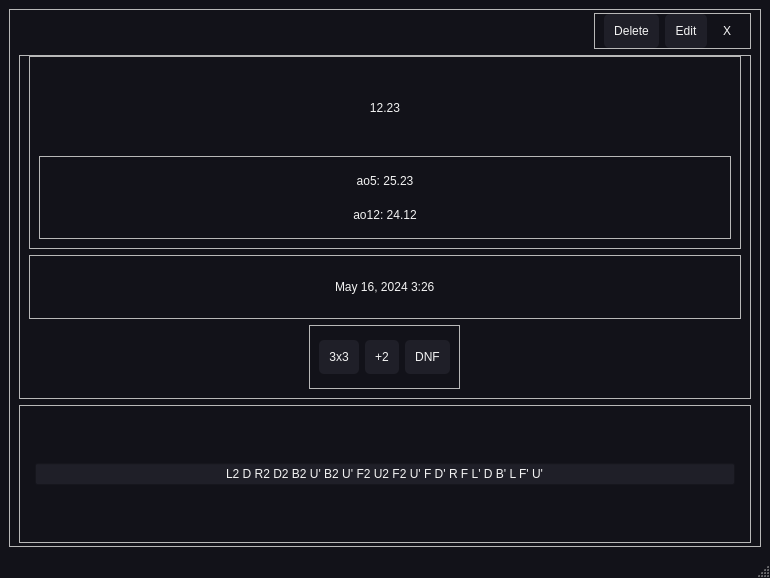
<?xml version="1.0" encoding="UTF-8"?>
<ui version="4.0">
 <class>MainWindow</class>
 <widget class="QMainWindow" name="MainWindow">
  <property name="geometry">
   <rect>
    <x>0</x>
    <y>0</y>
    <width>770</width>
    <height>578</height>
   </rect>
  </property>
  <property name="windowTitle">
   <string>MainWindow</string>
  </property>
  <property name="styleSheet">
   <string notr="true">QMainWindow {
	background-color: rgb(18, 18, 25);
}</string>
  </property>
  <widget class="QWidget" name="centralwidget">
   <layout class="QGridLayout" name="gridLayout">
    <item row="0" column="0">
     <widget class="QFrame" name="mainFrame">
      <property name="styleSheet">
       <string notr="true"/>
      </property>
      <property name="frameShape">
       <enum>QFrame::StyledPanel</enum>
      </property>
      <property name="frameShadow">
       <enum>QFrame::Raised</enum>
      </property>
      <layout class="QVBoxLayout" name="verticalLayout" stretch="1,10,4">
       <property name="topMargin">
        <number>3</number>
       </property>
       <property name="bottomMargin">
        <number>3</number>
       </property>
       <item alignment="Qt::AlignRight">
        <widget class="QFrame" name="frame">
         <property name="styleSheet">
          <string notr="true">QPushButton {
    background-color: rgb(31, 31, 40);
    color: rgb(243, 243, 243);
    border: none;
    border-radius: 5px;
    padding: 10px;
	font: 10pt &quot;Gill Sans MT&quot;;
}
QPushButton:hover {
	background-color: rgb(61, 61, 70);
}</string>
         </property>
         <property name="frameShape">
          <enum>QFrame::StyledPanel</enum>
         </property>
         <property name="frameShadow">
          <enum>QFrame::Raised</enum>
         </property>
         <layout class="QHBoxLayout" name="horizontalLayout">
          <property name="topMargin">
           <number>0</number>
          </property>
          <property name="bottomMargin">
           <number>0</number>
          </property>
          <item>
           <widget class="QPushButton" name="pushButton_3">
            <property name="cursor">
             <cursorShape>PointingHandCursor</cursorShape>
            </property>
            <property name="text">
             <string>Delete</string>
            </property>
           </widget>
          </item>
          <item>
           <widget class="QPushButton" name="pushButton_2">
            <property name="cursor">
             <cursorShape>PointingHandCursor</cursorShape>
            </property>
            <property name="text">
             <string>Edit</string>
            </property>
           </widget>
          </item>
          <item>
           <widget class="QPushButton" name="pushButton">
            <property name="cursor">
             <cursorShape>PointingHandCursor</cursorShape>
            </property>
            <property name="styleSheet">
             <string notr="true">QPushButton {
	background-color : rgb(18, 18, 25)
}
QPushButton:hover {
	background-color: rgb(61, 61, 70);
}</string>
            </property>
            <property name="text">
             <string>X</string>
            </property>
           </widget>
          </item>
         </layout>
        </widget>
       </item>
       <item>
        <widget class="QFrame" name="frame_2">
         <property name="styleSheet">
          <string notr="true">QLabel {
	color: rgb(243, 243, 243);
	font: 11pt &quot;Gill Sans MT&quot;;
}</string>
         </property>
         <property name="frameShape">
          <enum>QFrame::StyledPanel</enum>
         </property>
         <property name="frameShadow">
          <enum>QFrame::Raised</enum>
         </property>
         <layout class="QVBoxLayout" name="verticalLayout_2" stretch="3,1,1">
          <property name="topMargin">
           <number>0</number>
          </property>
          <item>
           <widget class="QFrame" name="frame_4">
            <property name="styleSheet">
             <string notr="true"/>
            </property>
            <property name="frameShape">
             <enum>QFrame::StyledPanel</enum>
            </property>
            <property name="frameShadow">
             <enum>QFrame::Raised</enum>
            </property>
            <layout class="QVBoxLayout" name="verticalLayout_4">
             <item>
              <widget class="QLabel" name="label">
               <property name="styleSheet">
                <string notr="true">font: 65pt &quot;Gill Sans MT&quot;;</string>
               </property>
               <property name="text">
                <string>12.23</string>
               </property>
               <property name="alignment">
                <set>Qt::AlignCenter</set>
               </property>
              </widget>
             </item>
             <item>
              <widget class="QFrame" name="frame_7">
               <property name="frameShape">
                <enum>QFrame::StyledPanel</enum>
               </property>
               <property name="frameShadow">
                <enum>QFrame::Raised</enum>
               </property>
               <layout class="QVBoxLayout" name="verticalLayout_3">
                <item>
                 <widget class="QLabel" name="label_3">
                  <property name="styleSheet">
                   <string notr="true">font: 14pt &quot;Gill Sans MT&quot;;</string>
                  </property>
                  <property name="text">
                   <string>ao5: 25.23</string>
                  </property>
                  <property name="alignment">
                   <set>Qt::AlignCenter</set>
                  </property>
                 </widget>
                </item>
                <item>
                 <widget class="QLabel" name="label_4">
                  <property name="styleSheet">
                   <string notr="true">font: 14pt &quot;Gill Sans MT&quot;;</string>
                  </property>
                  <property name="text">
                   <string>ao12: 24.12</string>
                  </property>
                  <property name="alignment">
                   <set>Qt::AlignCenter</set>
                  </property>
                 </widget>
                </item>
               </layout>
              </widget>
             </item>
            </layout>
           </widget>
          </item>
          <item>
           <widget class="QFrame" name="frame_5">
            <property name="frameShape">
             <enum>QFrame::StyledPanel</enum>
            </property>
            <property name="frameShadow">
             <enum>QFrame::Raised</enum>
            </property>
            <layout class="QHBoxLayout" name="horizontalLayout_3">
             <item alignment="Qt::AlignHCenter|Qt::AlignVCenter">
              <widget class="QLabel" name="label_2">
               <property name="text">
                <string>May 16, 2024 3:26</string>
               </property>
              </widget>
             </item>
            </layout>
           </widget>
          </item>
          <item alignment="Qt::AlignHCenter">
           <widget class="QFrame" name="frame_6">
            <property name="styleSheet">
             <string notr="true">QPushButton {
    background-color: rgb(31, 31, 40);
    color: rgb(243, 243, 243);
    border: none;
    border-radius: 5px;
    padding: 10px;
	font: 10pt &quot;Gill Sans MT&quot;;
}
QPushButton:hover {
	background-color: rgb(61, 61, 70);
}</string>
            </property>
            <property name="frameShape">
             <enum>QFrame::StyledPanel</enum>
            </property>
            <property name="frameShadow">
             <enum>QFrame::Raised</enum>
            </property>
            <layout class="QHBoxLayout" name="horizontalLayout_4">
             <item>
              <widget class="QPushButton" name="pushButton_6">
               <property name="sizePolicy">
                <sizepolicy hsizetype="Minimum" vsizetype="Fixed">
                 <horstretch>0</horstretch>
                 <verstretch>0</verstretch>
                </sizepolicy>
               </property>
               <property name="minimumSize">
                <size>
                 <width>30</width>
                 <height>0</height>
                </size>
               </property>
               <property name="maximumSize">
                <size>
                 <width>65</width>
                 <height>16777215</height>
                </size>
               </property>
               <property name="cursor">
                <cursorShape>PointingHandCursor</cursorShape>
               </property>
               <property name="text">
                <string>3x3</string>
               </property>
              </widget>
             </item>
             <item>
              <widget class="QPushButton" name="pushButton_5">
               <property name="maximumSize">
                <size>
                 <width>65</width>
                 <height>16777215</height>
                </size>
               </property>
               <property name="cursor">
                <cursorShape>PointingHandCursor</cursorShape>
               </property>
               <property name="text">
                <string>+2</string>
               </property>
              </widget>
             </item>
             <item>
              <widget class="QPushButton" name="pushButton_4">
               <property name="maximumSize">
                <size>
                 <width>65</width>
                 <height>16777215</height>
                </size>
               </property>
               <property name="cursor">
                <cursorShape>PointingHandCursor</cursorShape>
               </property>
               <property name="text">
                <string>DNF</string>
               </property>
              </widget>
             </item>
            </layout>
           </widget>
          </item>
         </layout>
        </widget>
       </item>
       <item>
        <widget class="QFrame" name="frame_3">
         <property name="styleSheet">
          <string notr="true">QLineEdit {
	font: 14pt &quot;Gill Sans MT&quot;;
	color: rgb(243, 243, 243);
	background-color: rgb(31, 31, 40);
}</string>
         </property>
         <property name="frameShape">
          <enum>QFrame::StyledPanel</enum>
         </property>
         <property name="frameShadow">
          <enum>QFrame::Raised</enum>
         </property>
         <layout class="QHBoxLayout" name="horizontalLayout_5">
          <item alignment="Qt::AlignHCenter">
           <widget class="QLineEdit" name="lineEdit">
            <property name="sizePolicy">
             <sizepolicy hsizetype="Preferred" vsizetype="Fixed">
              <horstretch>0</horstretch>
              <verstretch>0</verstretch>
             </sizepolicy>
            </property>
            <property name="minimumSize">
             <size>
              <width>700</width>
              <height>0</height>
             </size>
            </property>
            <property name="maximumSize">
             <size>
              <width>500</width>
              <height>16777215</height>
             </size>
            </property>
            <property name="text">
             <string>L2 D R2 D2 B2 U' B2 U' F2 U2 F2 U' F D' R F L' D B' L F' U'</string>
            </property>
            <property name="alignment">
             <set>Qt::AlignCenter</set>
            </property>
           </widget>
          </item>
         </layout>
        </widget>
       </item>
      </layout>
     </widget>
    </item>
   </layout>
  </widget>
  <widget class="QMenuBar" name="menubar">
   <property name="geometry">
    <rect>
     <x>0</x>
     <y>0</y>
     <width>770</width>
     <height>26</height>
    </rect>
   </property>
  </widget>
  <widget class="QStatusBar" name="statusbar"/>
 </widget>
 <resources/>
 <connections/>
</ui>
